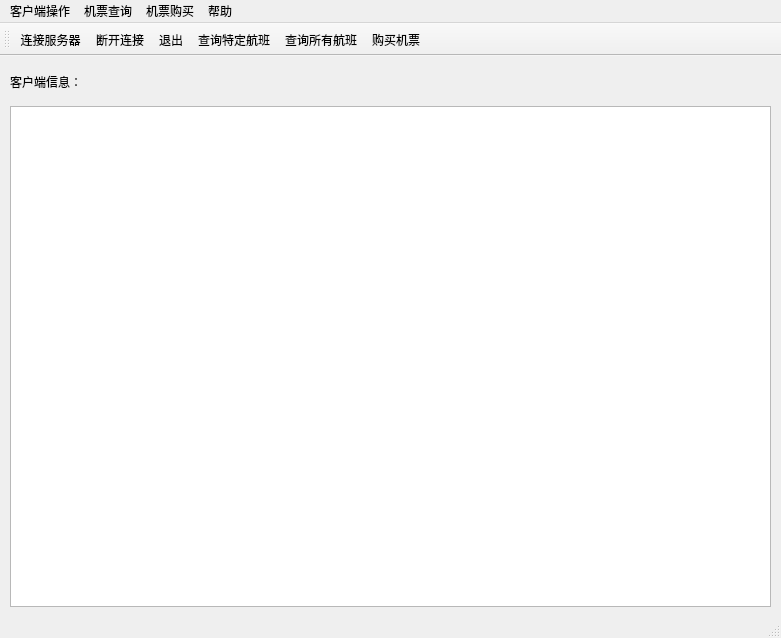
<?xml version="1.0" encoding="UTF-8"?>
<ui version="4.0">
 <class>MainWindow</class>
 <widget class="QMainWindow" name="MainWindow">
  <property name="geometry">
   <rect>
    <x>0</x>
    <y>0</y>
    <width>781</width>
    <height>638</height>
   </rect>
  </property>
  <property name="windowTitle">
   <string>MainWindow</string>
  </property>
  <widget class="QWidget" name="centralwidget">
   <widget class="QTextBrowser" name="textBrowser">
    <property name="geometry">
     <rect>
      <x>10</x>
      <y>50</y>
      <width>761</width>
      <height>501</height>
     </rect>
    </property>
   </widget>
   <widget class="QLabel" name="label">
    <property name="geometry">
     <rect>
      <x>10</x>
      <y>10</y>
      <width>101</width>
      <height>31</height>
     </rect>
    </property>
    <property name="text">
     <string>客户端信息：</string>
    </property>
   </widget>
  </widget>
  <widget class="QMenuBar" name="menubar">
   <property name="geometry">
    <rect>
     <x>0</x>
     <y>0</y>
     <width>781</width>
     <height>26</height>
    </rect>
   </property>
   <widget class="QMenu" name="menu">
    <property name="title">
     <string>客户端操作</string>
    </property>
    <addaction name="actionConnect"/>
    <addaction name="actionDisconnct"/>
    <addaction name="actionExit"/>
   </widget>
   <widget class="QMenu" name="menuQuery">
    <property name="title">
     <string>机票查询</string>
    </property>
    <addaction name="actionConditionQuery"/>
    <addaction name="actionAllQuery"/>
   </widget>
   <widget class="QMenu" name="menuHelp">
    <property name="title">
     <string>帮助</string>
    </property>
    <addaction name="actionShow"/>
    <addaction name="actionAbout"/>
   </widget>
   <widget class="QMenu" name="menuOperation">
    <property name="title">
     <string>机票购买</string>
    </property>
    <addaction name="actionBuyTicket"/>
   </widget>
   <addaction name="menu"/>
   <addaction name="menuQuery"/>
   <addaction name="menuOperation"/>
   <addaction name="menuHelp"/>
  </widget>
  <widget class="QStatusBar" name="statusBar"/>
  <widget class="QToolBar" name="toolBar">
   <property name="windowTitle">
    <string>toolBar</string>
   </property>
   <attribute name="toolBarArea">
    <enum>TopToolBarArea</enum>
   </attribute>
   <attribute name="toolBarBreak">
    <bool>false</bool>
   </attribute>
   <addaction name="actionConnect"/>
   <addaction name="actionDisconnct"/>
   <addaction name="actionExit"/>
   <addaction name="actionConditionQuery"/>
   <addaction name="actionAllQuery"/>
   <addaction name="actionBuyTicket"/>
  </widget>
  <action name="actionConnect">
   <property name="icon">
    <iconset>
     <normaloff>:/images/connect.png</normaloff>:/images/connect.png</iconset>
   </property>
   <property name="text">
    <string>连接服务器</string>
   </property>
  </action>
  <action name="actionDisconnct">
   <property name="icon">
    <iconset>
     <normaloff>:/images/scissors.png</normaloff>:/images/scissors.png</iconset>
   </property>
   <property name="text">
    <string>断开连接</string>
   </property>
  </action>
  <action name="actionBuyTicket">
   <property name="icon">
    <iconset>
     <normaloff>:/images/folder.png</normaloff>:/images/folder.png</iconset>
   </property>
   <property name="text">
    <string>购买机票</string>
   </property>
  </action>
  <action name="actionExit">
   <property name="icon">
    <iconset>
     <normaloff>:/images/power-off.png</normaloff>:/images/power-off.png</iconset>
   </property>
   <property name="text">
    <string>退出</string>
   </property>
  </action>
  <action name="actionConditionQuery">
   <property name="icon">
    <iconset>
     <normaloff>:/images/download.png</normaloff>:/images/download.png</iconset>
   </property>
   <property name="text">
    <string>查询特定航班</string>
   </property>
  </action>
  <action name="actionAllQuery">
   <property name="icon">
    <iconset>
     <normaloff>:/images/download.png</normaloff>:/images/download.png</iconset>
   </property>
   <property name="text">
    <string>查询所有航班</string>
   </property>
  </action>
  <action name="actionShow">
   <property name="text">
    <string>显示内容</string>
   </property>
  </action>
  <action name="actionAbout">
   <property name="text">
    <string>关于</string>
   </property>
  </action>
  <action name="action">
   <property name="text">
    <string>购买机票</string>
   </property>
  </action>
 </widget>
 <resources/>
 <connections/>
</ui>
